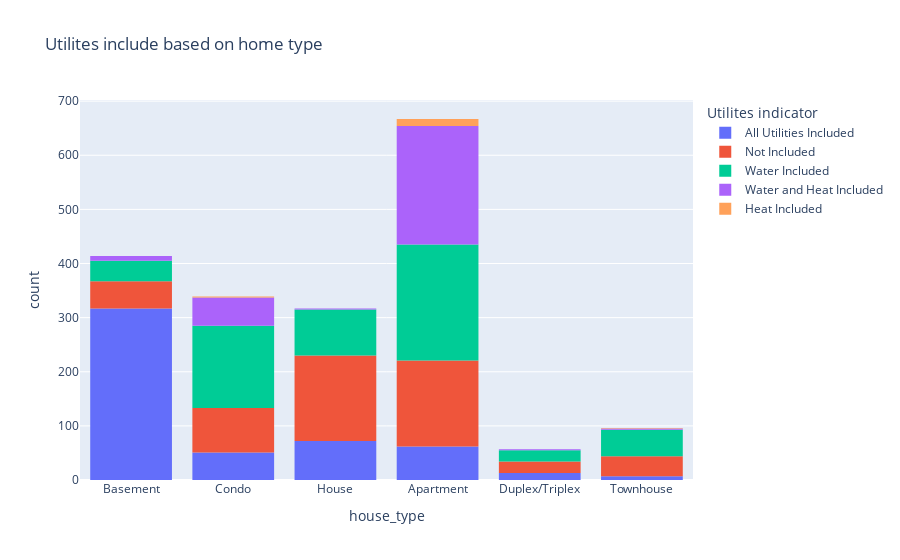

Here is the notebook cell this chart was saved with:
### Code cell
fig = px.histogram(df3, x="house_type",color="hydro_water_heat",title="Utilites include based on home type",
                  labels={
                      'hydro_water_heat':"Utilites indicator"
                  })
fig.show()

### Figure 1 — Plotly figure (JSON) as saved in the notebook; plotly's stock layout.template omitted (floating-point values rounded to 4 significant figures; data arrays with more than 128 entries replaced by an {"elided": "..."} marker saying what was removed)
{"data": [{"alignmentgroup": "True", "bingroup": "x", "hovertemplate": "Utilites indicator=All Utilities Included<br>house_type=%{x}<br>count=%{y}<extra></extra>", "legendgroup": "All Utilities Included", "marker": {"color": "#636efa", "pattern": {"shape": ""}}, "name": "All Utilities Included", "offsetgroup": "All Utilities Included", "orientation": "v", "showlegend": true, "type": "histogram", "x": {"elided": "522 str values"}, "xaxis": "x", "yaxis": "y"}, {"alignmentgroup": "True", "bingroup": "x", "hovertemplate": "Utilites indicator=Not Included<br>house_type=%{x}<br>count=%{y}<extra></extra>", "legendgroup": "Not Included", "marker": {"color": "#EF553B", "pattern": {"shape": ""}}, "name": "Not Included", "offsetgroup": "Not Included", "orientation": "v", "showlegend": true, "type": "histogram", "x": {"elided": "507 str values"}, "xaxis": "x", "yaxis": "y"}, {"alignmentgroup": "True", "bingroup": "x", "hovertemplate": "Utilites indicator=Water Included<br>house_type=%{x}<br>count=%{y}<extra></extra>", "legendgroup": "Water Included", "marker": {"color": "#00cc96", "pattern": {"shape": ""}}, "name": "Water Included", "offsetgroup": "Water Included", "orientation": "v", "showlegend": true, "type": "histogram", "x": {"elided": "559 str values"}, "xaxis": "x", "yaxis": "y"}, {"alignmentgroup": "True", "bingroup": "x", "hovertemplate": "Utilites indicator=Water and Heat Included<br>house_type=%{x}<br>count=%{y}<extra></extra>", "legendgroup": "Water and Heat Included", "marker": {"color": "#ab63fa", "pattern": {"shape": ""}}, "name": "Water and Heat Included", "offsetgroup": "Water and Heat Included", "orientation": "v", "showlegend": true, "type": "histogram", "x": {"elided": "286 str values"}, "xaxis": "x", "yaxis": "y"}, {"alignmentgroup": "True", "bingroup": "x", "hovertemplate": "Utilites indicator=Heat Included<br>house_type=%{x}<br>count=%{y}<extra></extra>", "legendgroup": "Heat Included", "marker": {"color": "#FFA15A", "pattern": {"shape": ""}}, "name": "Heat Included", "offsetgroup": "Heat Included", "orientation": "v", "showlegend": true, "type": "histogram", "x": ["Townhouse", "Apartment", "Apartment", "Apartment", "Apartment", "Apartment", "Apartment", "Apartment", "Apartment", "Apartment", "Apartment", "Apartment", "Apartment", "Apartment", "Condo", "Condo"], "xaxis": "x", "yaxis": "y"}], "layout": {"barmode": "relative", "legend": {"title": {"text": "Utilites indicator"}, "tracegroupgap": 0}, "title": {"text": "Utilites include based on home type"}, "xaxis": {"anchor": "y", "domain": [0, 1], "title": {"text": "house_type"}}, "yaxis": {"anchor": "x", "domain": [0, 1], "title": {"text": "count"}}}}
